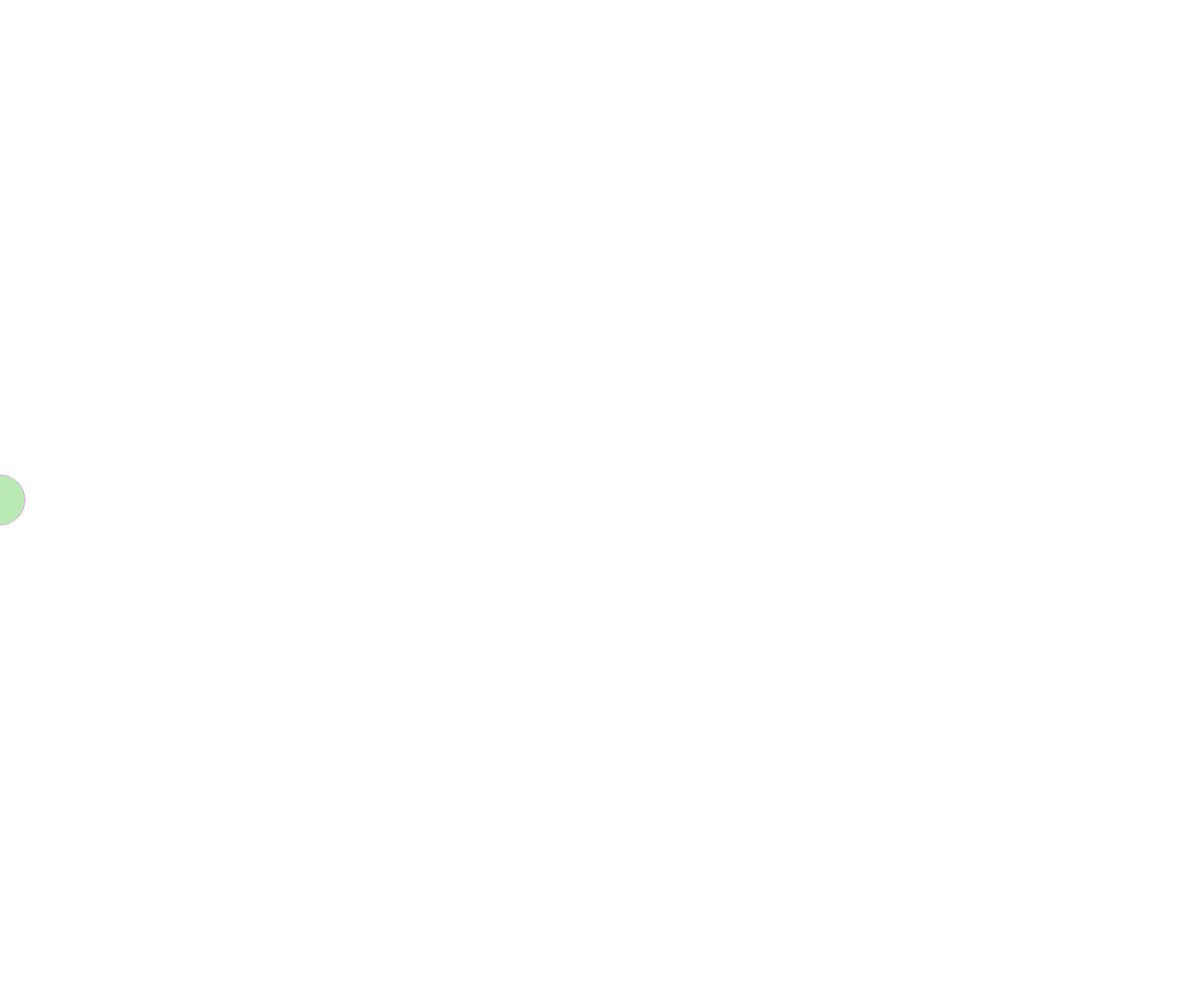
Frame 1 (no input)
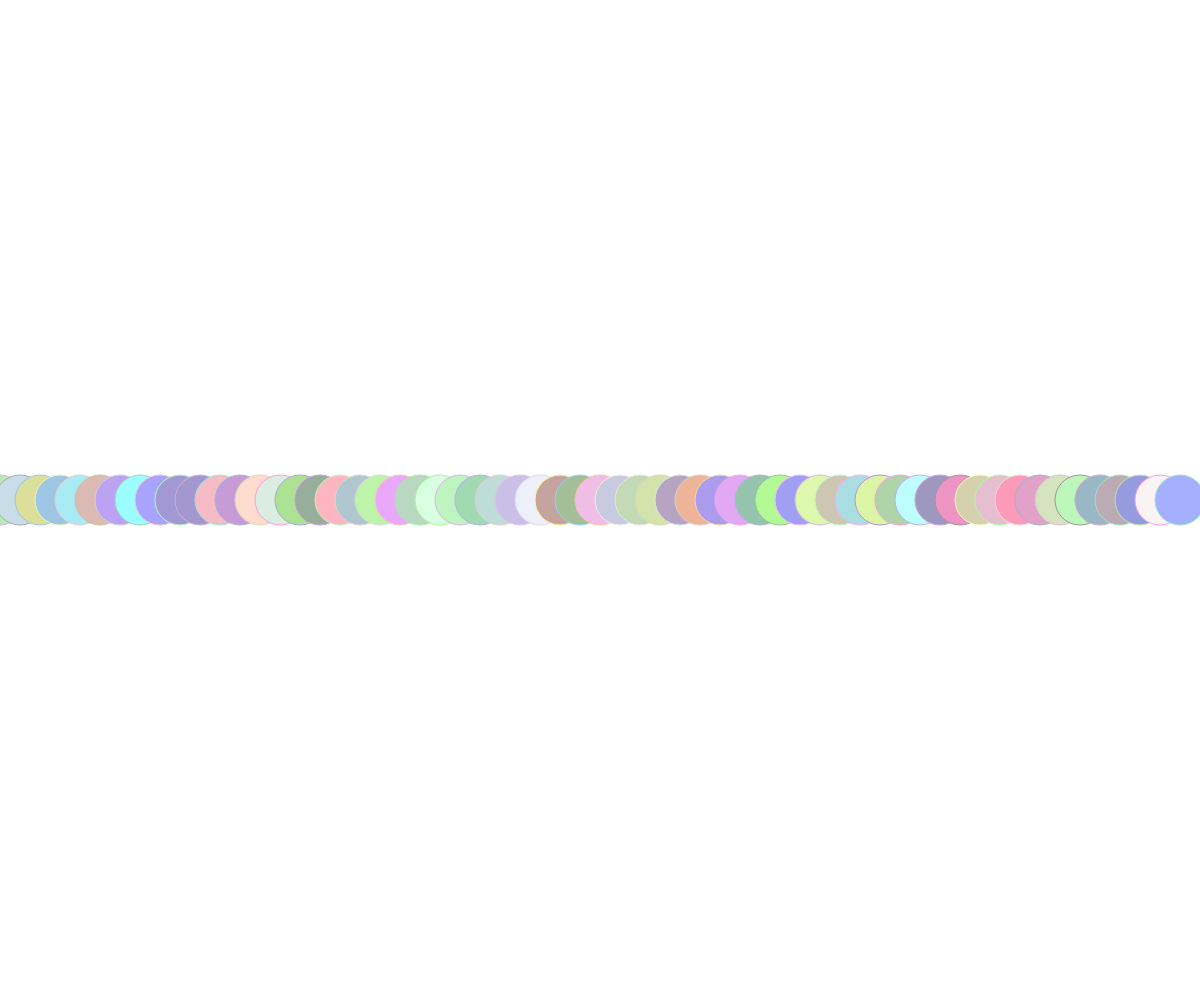
Frame 60 (no input)
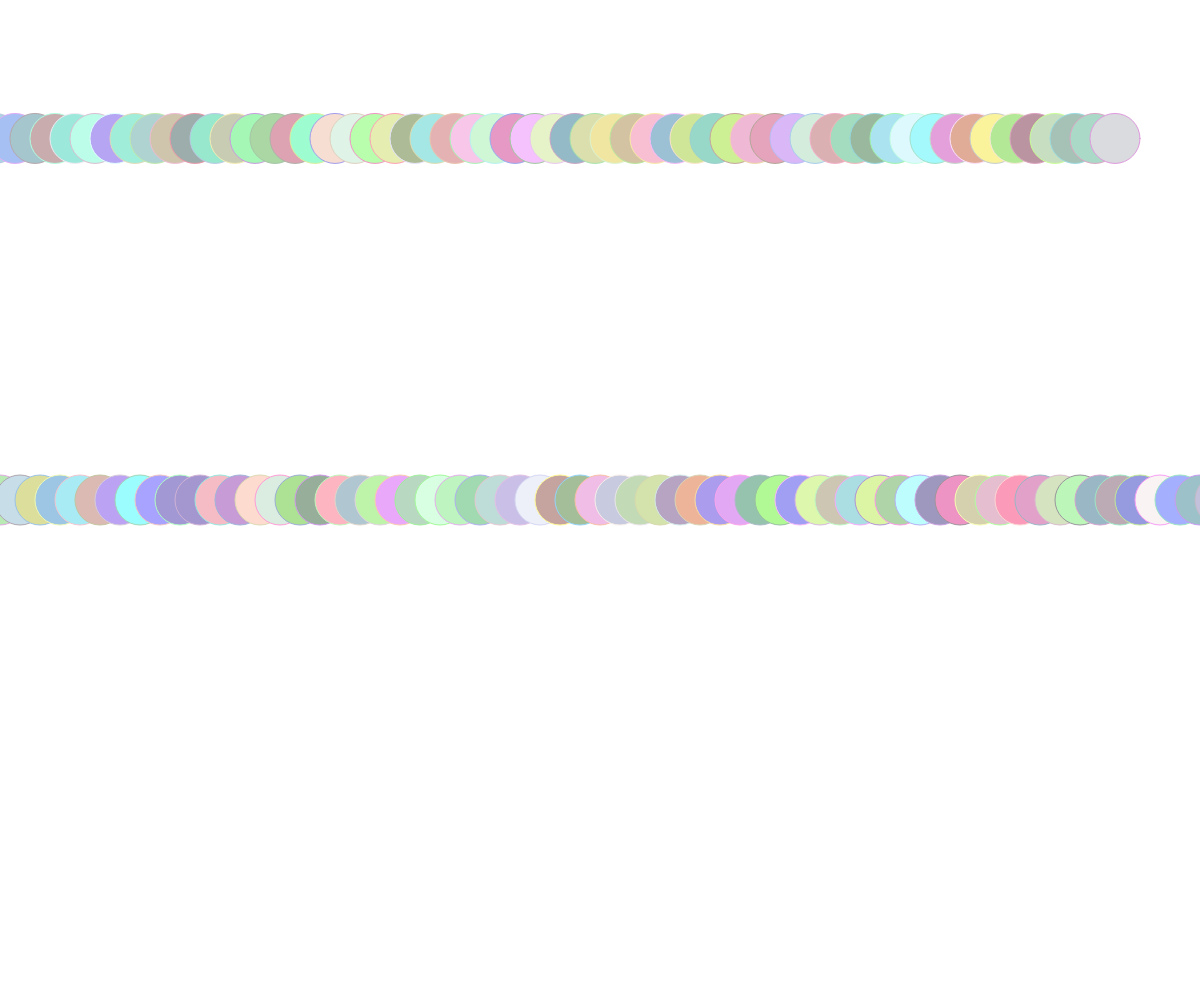
Frame 120 (the mouse pressed at the canvas centre since frame 60)

The p5.js sketch that drew these frames (run headless with seeded random() and noise() and a simulated clock; from frame 60 on, the mouse is pressed at the canvas centre):

// p5.js sketch
// ── sketch.js
// GLOBAL VARIABLES
let x = 0
let y;
let size = 50
let speed = 20


function setup() {
  createCanvas(windowWidth, windowHeight)
  background(255)

  y = windowHeight/2
}

function draw() {
  stroke(random(148,255), random(148,255), random(148,255))
  fill(random(148,255), random(148,255), random(148,255))
  circle(x, y, size)

  // "=" is for assigning value
  // "==" is for equivalency
  x = x + speed

  if(x > width + size/2){
    x = -size/2
    y = random(size, windowHeight - size)
  }
}

function windowResized() {
  resizeCanvas(windowWidth, windowHeight);
  redraw();
}
